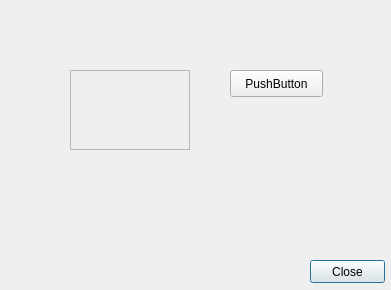
<?xml version="1.0" encoding="UTF-8"?>
<ui version="4.0">
 <class>Dialog</class>
 <widget class="QDialog" name="Dialog">
  <property name="geometry">
   <rect>
    <x>0</x>
    <y>0</y>
    <width>391</width>
    <height>290</height>
   </rect>
  </property>
  <property name="sizePolicy">
   <sizepolicy hsizetype="Expanding" vsizetype="Expanding">
    <horstretch>0</horstretch>
    <verstretch>0</verstretch>
   </sizepolicy>
  </property>
  <property name="minimumSize">
   <size>
    <width>0</width>
    <height>0</height>
   </size>
  </property>
  <property name="windowTitle">
   <string>Dialog</string>
  </property>
  <widget class="QPushButton" name="Close">
   <property name="geometry">
    <rect>
     <x>310</x>
     <y>260</y>
     <width>75</width>
     <height>23</height>
    </rect>
   </property>
   <property name="text">
    <string>Close</string>
   </property>
  </widget>
  <widget class="QFrame" name="frame">
   <property name="geometry">
    <rect>
     <x>70</x>
     <y>70</y>
     <width>120</width>
     <height>80</height>
    </rect>
   </property>
   <property name="frameShape">
    <enum>QFrame::StyledPanel</enum>
   </property>
   <property name="frameShadow">
    <enum>QFrame::Raised</enum>
   </property>
  </widget>
  <widget class="QPushButton" name="pushButton">
   <property name="geometry">
    <rect>
     <x>230</x>
     <y>70</y>
     <width>93</width>
     <height>27</height>
    </rect>
   </property>
   <property name="text">
    <string>PushButton</string>
   </property>
  </widget>
 </widget>
 <resources/>
 <connections>
  <connection>
   <sender>Close</sender>
   <signal>clicked()</signal>
   <receiver>Dialog</receiver>
   <slot>reject()</slot>
   <hints>
    <hint type="sourcelabel">
     <x>347</x>
     <y>271</y>
    </hint>
    <hint type="destinationlabel">
     <x>195</x>
     <y>144</y>
    </hint>
   </hints>
  </connection>
 </connections>
</ui>
